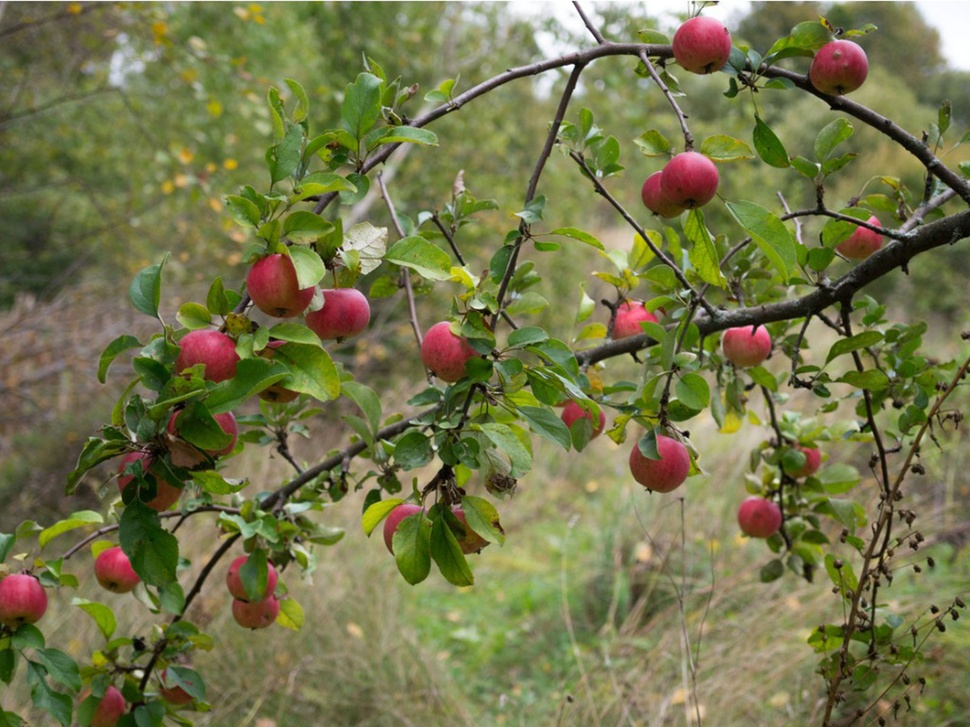
#> input picture week 1/Bendik/Exercises/appletree.jpg, 970 x 727 px, shrunk from 1600 x 1200 before the run
$ jupyter execute 'Weekly Project.ipynb'   (shell and % lines are left out)
#> lines starting #> are read from the running program, lines starting #| are printed output that depends on the picture; after the words box and inside, x2 and y2 are one past the last pixel; in counts of white or black regions, pixels touching at a corner belong together
# Weekly project part 1
    Using the image "appletree.jpg"
    A) Can you segment the apples from the tree?
    B) Can you get the computer to count how many there are?
        How close can you get there are 26.
    C) Can you change color of one of them?
    D) Can you segment the leaves?

[cell 1]
import cv2
import numpy as np
from matplotlib import pyplot as plt
import imutils

[cell 2]
#a)
bgr_img = cv2.imread("appletree.jpg")
#> bgr_img is the input picture: shape (727, 970, 3); mean B, G, R 74.3, 117, 116.1
b,g,r = cv2.split(bgr_img)       # get b,g,r
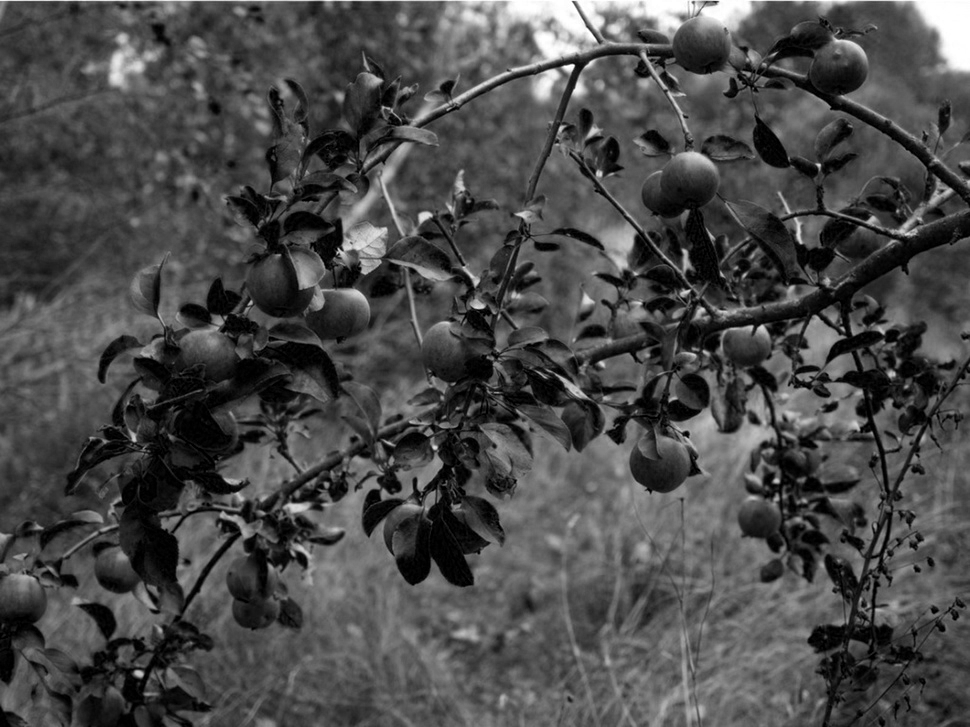
#> b: shape (727, 970); min 0, max 255, mean 74.3
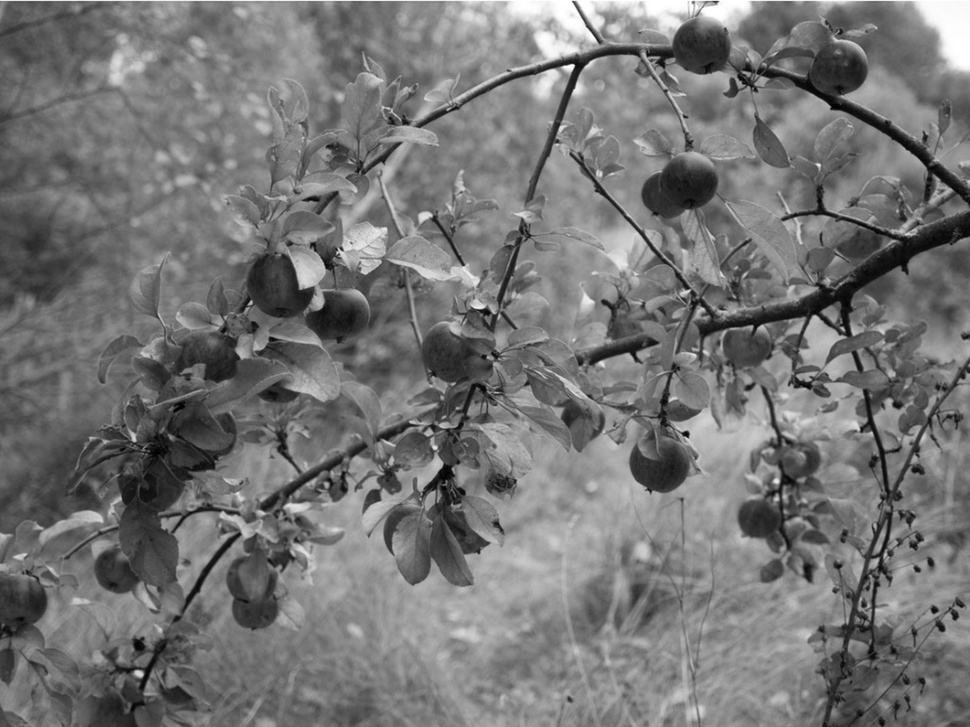
#> g: shape (727, 970); min 0, max 255, mean 117
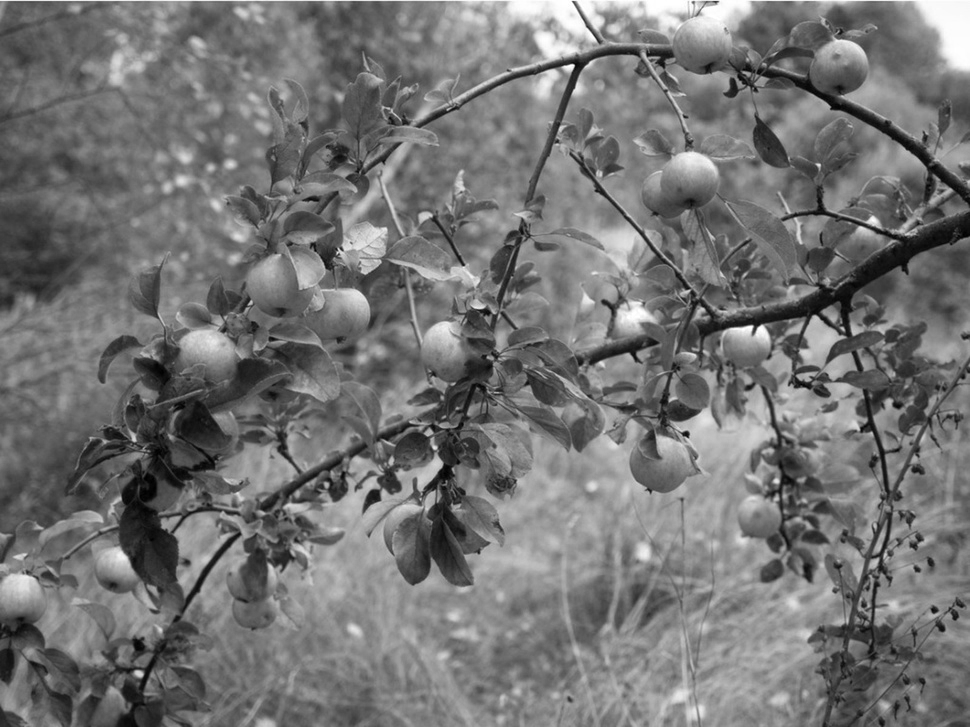
#> r: shape (727, 970); min 0, max 255, mean 116.1
image = cv2.merge([r,g,b])
(h, w, d) = image.shape
#> h = 727; w = 970; d = 3
print("width={}, height={}, depth={}".format(w, h, d))
#| width=970, height=727, depth=3
# plt.imshow(image)


hsv = cv2.cvtColor(image, cv2.COLOR_RGB2HSV)
#> hsv: shape (727, 970, 3); mean H, S, V 36.3, 111.3, 123.9

output = cv2.inRange(hsv, (0, 100, 150), (10, 255, 255))
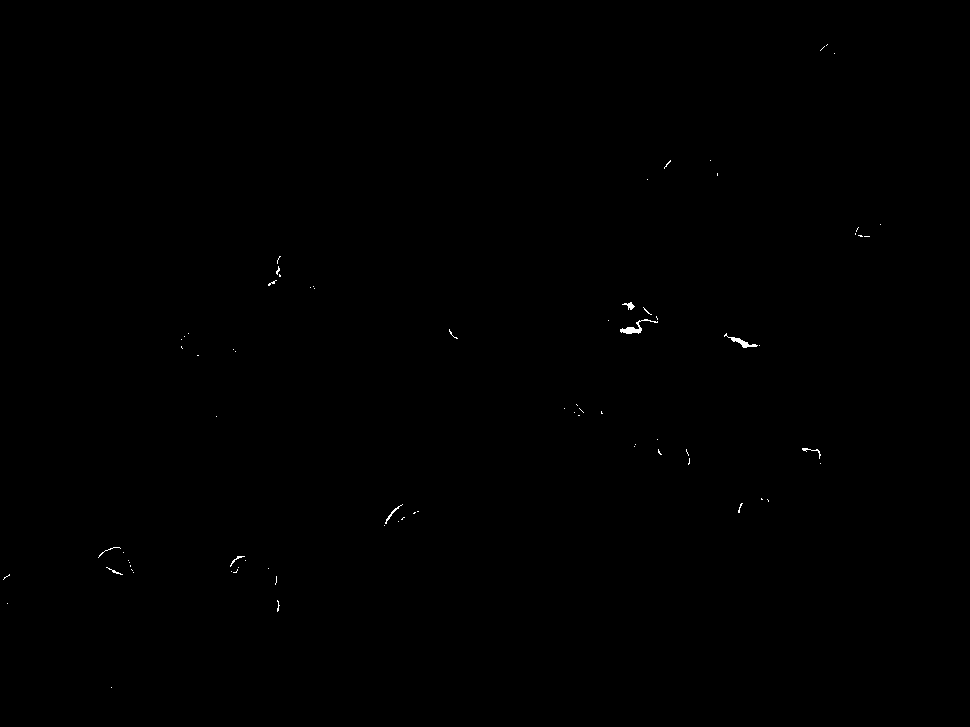
#> output: shape (727, 970); 0.11% white in thin lines or dots, all inside (x1, y1, x2, y2) = (3, 44, 881, 688)
# output = cv2.erode(output, None, iterations = 5)
# output = cv2.dilate(output, None, iterations = 5)

# output = cv2.bitwise_and(output_blk, output_blk, mask=cv2.bitwise_not(output))
plt.imshow(output, cmap='gray')

# [10 lines of commented-out code are left out]
